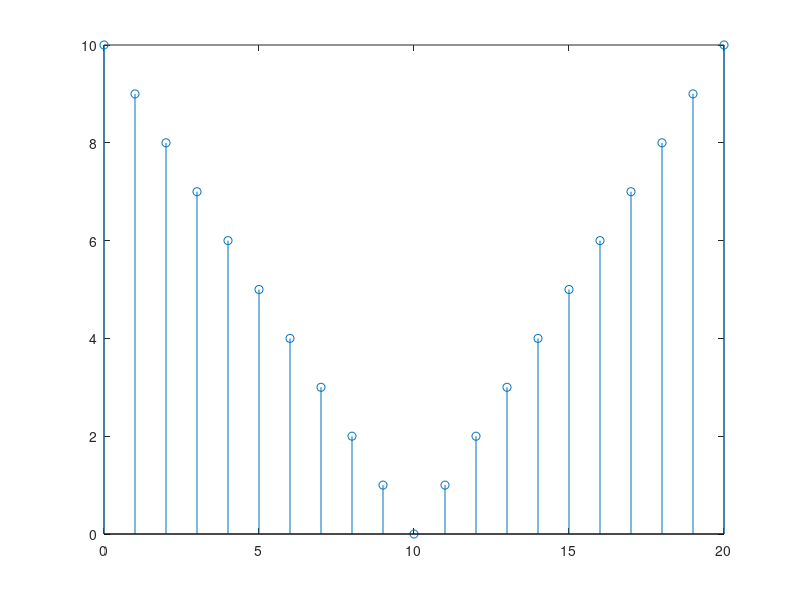

Here is the MATLAB script that generated this plot:
function T1_ex4b_Orza_Oana()

n=0:20
t=abs(10-n) %calculeaza modulul
n=0:20
stem(n,t) %reprezentarea lui t este facuta in funcite de n 